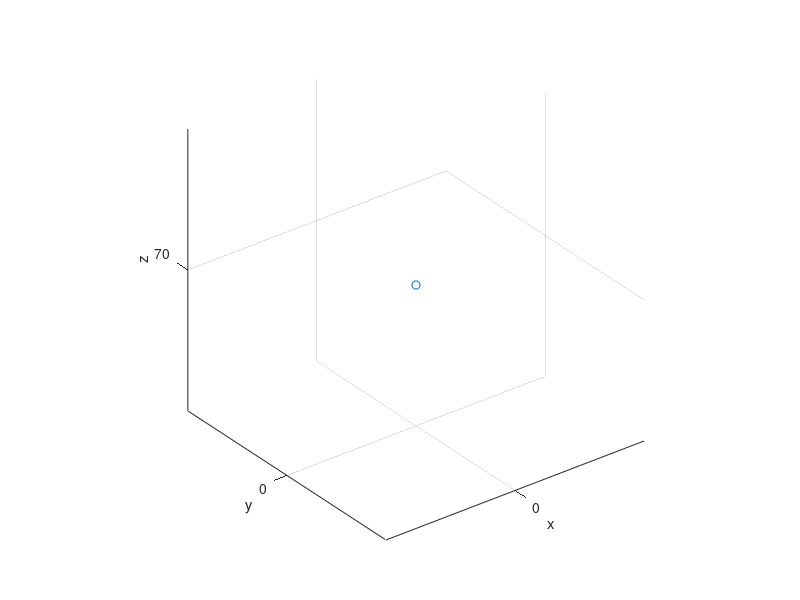

Write the MATLAB code that produced this figure. (Note: this script raises an error after producing the figure.)
%2023/03/27
%多光束
%规定：光线方向向量与光线传播方向一致
%长度单位均为mm
clc;format compact;clear;close all
%仪器布置
%1.光源
PVs=[0,0,70];
figure;
set(gcf,'position',[140 80 800 500]); %后两个是分辨率，再大好像没用
set(gca,'position',[0.07,0.1,0.9,0.85]); %后两个是图片占figure的比例
plot3(PVs(1),PVs(2),PVs(3),'o');
hold on;grid on;axis equal
xlabel('x');ylabel('y');zlabel('z');
%2.球面镜1(准直)
PVb1=[20,-152.4,70];R1=304.8;%球心与半径
aperture1=25.4;theta_b1M=asind(aperture1./(2.*R1));%口径与张角
%先画一个球心在原点的顶朝上球面镜
phi_b1=linspace(0,360,31);
theta_b1=linspace(0,theta_b1M,31);
zphi_b1=90;ytheta_b1=90; %姿态参数
%旋转+平移
[bx1,by1,bz1]=ball_transform(PVb1,R1,phi_b1,theta_b1,zphi_b1,ytheta_b1);
surf(bx1,by1,bz1, ...
    'FaceColor','interp','EdgeColor','none');
%3.光栅
PVg1=[40,0,70];%中心位置
lx_g1=25;ly_g1=25;%平铺时的长宽尺寸
zphi_g1=90;ytheta_g1=90; %姿态参数
d=1/1200;%光栅常数,300条/mm
theta_blazed=36+52/60;%闪耀角
%旋转+平移
[px1,py1,pz1,DVg1]=plane_transform(PVg1,lx_g1,ly_g1,zphi_g1,ytheta_g1);
surf(px1,py1,pz1, ...
    'FaceColor',0.7647+zeros(1,3),'EdgeColor','none');
%4.球面镜2(会聚)
PVb2=[150,-152.4,70];R2=304.8;%球心与半径
aperture2=25.4;theta_b2M=asind(aperture2./(2.*R2));%口径与张角
%先画一个球心在原点的顶朝上球面镜
phi_b2=linspace(0,360,31);
theta_b2=linspace(0,theta_b2M,31);
zphi_b2=90;ytheta_b2=90; %姿态参数
%旋转+平移
[bx2,by2,bz2]=ball_transform(PVb2,R2,phi_b2,theta_b2,zphi_b2,ytheta_b2);
surf(bx2,by2,bz2, ...
    'FaceColor','interp','EdgeColor','none');
%5.ccd或狭缝或观察屏detector
PVd1=[110,0,70];%中心位置
lx_d1=25;ly_d1=25;%平铺时的长宽尺寸
zphi_d1=90;ytheta_d1=90; %姿态参数
%旋转+平移
[px2,py2,pz2,DVd1]=plane_transform(PVd1,lx_d1,ly_d1,zphi_d1,ytheta_d1);
surf(px2,py2,pz2, ...
    'FaceColor','interp','EdgeColor','none');
%----------------------------------------------
%光线追迹
%1.入射光线1
theta_i=1.5;%发散角
phi_i=linspace(0,360,7);%一圈上等角度间隔取点
[PHI_i,THETA_i]=meshgrid(phi_i,theta_i);
sx_i=sind(THETA_i).*cosd(PHI_i);
sy_i=sind(THETA_i).*sind(PHI_i);
sz_i=cosd(THETA_i);
DVi_set=(rotationmat(83,90)*[sx_i;sy_i;sz_i])';%旋转
%复色光颜色参数
% lambda=[400e-6 500e-6 600e-6 700e-6]';%列向量
lambda=[850e-6]';%列向量
lambda_blazed_set=zeros(size(lambda));
for jj=1:size(DVi_set,1)
    DVi1=DVi_set(jj,:);
    %2.入射光线1与球1交点
    PVn1=lbcross(DVi1,PVs,PVb1,R1);%交点
    %判断是否在球面镜上
    flag_n1=onBallMirror(PVn1,PVb1,R1,theta_b1M,zphi_b1,ytheta_b1);
    plot3([PVs(1),PVn1(1)],[PVs(2),PVn1(2)],[PVs(3),PVn1(3)], ...
        'Color','k','LineWidth',1,'Marker','.');%入射光线1
    DVn1=balln(PVn1,PVb1);%法向量
    %3.反射光线1到入射光线2, DVr1-->DVi2,PVn1-->PVi2
    PVr1=reflect(PVs,DVn1,PVn1);%反射光线上一点
    DVi2=PVr1-PVn1;% DVr1(略)-->DVi2
    PVi2=PVn1;
    %4.入射光线2与光栅的交点
    PVn2=lmcross(DVi2,PVi2,DVg1,PVg1);
    flag_n2=onPlaneMirror(PVn2,PVg1,lx_g1,ly_g1,zphi_g1,ytheta_g1);
    plot3([PVi2(1),PVn2(1)],[PVi2(2),PVn2(2)],[PVi2(3),PVn2(3)], ...
        'Color','k','LineWidth',1,'Marker','.');%入射光线2
    %5.反射光线2到入射光线3,DVr2-->DVi3,PVn2-->PVi3
    m=-1;%干涉级次
    [PVr2,theta_i2]=grating_reflect(m,d,lambda,PVi2,DVg1,PVn2);%矩阵每行是不同波长对应的反射光线上一点坐标
    for ii=1:length(lambda)
    plot3([PVn2(1),PVr2(ii,1)],[PVn2(2),PVr2(ii,2)],[PVn2(3),PVr2(ii,3)], ...
        'Color','k','LineWidth',1,'Marker','.');%入射光线3
    end %debug
    lambda_blazed_set(jj,1)=grating_blaze(m,d,theta_blazed,theta_i2);%计算闪耀波长
    DVi3=PVr2-PVn2;% DVr2(略)-->DVi3
    PVi3=PVn2;
    %6.入射光线3与球3交点
    PVn3=zeros(size(DVi3));DVn3=PVn3;PVr3=PVn3;
    DVi4=PVn3;PVn4=PVn3;
%     for ii=1:length(lambda)
%         PVn3(ii,:)=lbcross(DVi3(ii,:),PVi3,PVb2,R2);%暂时没考虑没有交点的情况
%         flag_n3=onBallMirror(PVn3(ii,:),PVb2,R2,theta_b2M,zphi_b2,ytheta_b2);
% %         if flag_n3==0
% %             continue
% %         end
%         lightcolor=getRGB(lambda(ii)*1e6);
%         plot3([PVi3(1),PVn3(ii,1)],[PVi3(2),PVn3(ii,2)],[PVi3(3),PVn3(ii,3)], ...
%             'Color',lightcolor,'LineWidth',1,'Marker','.');%入射光线3
%         DVn3(ii,:)=balln(PVn3(ii,:),PVb2);
%         %7.反射光线3到入射光线4,DVr3-->DVi4,PVn3-->PVi4
%         PVr3(ii,:)=reflect(PVi3,DVn3(ii,:),PVn3(ii,:));
%         DVi4(ii,:)=PVr3(ii,:)-PVn3(ii,:); %DVr3(略)-->DVi4
%         PVi4=PVn3;
%         %8.入射光线4与探测器的交点
%         PVn4(ii,:)=lmcross(DVi4(ii,:),PVi4(ii,:),DVd1,PVd1);
%         flag_n4=onPlaneMirror(PVn4(ii,:),PVd1,lx_d1,ly_d1,zphi_d1,ytheta_d1);
%         if flag_n4==1
%             plot3([PVi4(ii,1),PVn4(ii,1)],[PVi4(ii,2),PVn4(ii,2)],[PVi4(ii,3),PVn4(ii,3)], ...
%                 'Color',lightcolor,'LineWidth',1,'Marker','.');%入射光线4
%         end
%     end
end
%----------------------------------------------
%函数
%1.旋转矩阵函数
function Rmat=rotationmat(zphi,ytheta)
    ythetamat=[
        cosd(ytheta),0,sind(ytheta);
        0,1,0;
        -sind(ytheta),0,cosd(ytheta);];%旋转矩阵Ry,先绕y轴转θ
    zphimat=[
        cosd(zphi),-sind(zphi),0;
        sind(zphi),cosd(zphi),0;
        0,0,1;];%旋转矩阵Rz,再绕z轴转φ
    Rmat=zphimat*ythetamat;%先把两个旋转变换乘起来
end
%2画任意位置任意朝向的平面plane_transform
%input:平面中心坐标PVm,x方向长度lx,y方向长度ly,旋转角度zph,ytheta
%返回计算出来的坐标px,py,pz,和法向量用于计算直线与此平面的交点
function [px,py,pz,DVm]=plane_transform(PVm,lx,ly,zphi,ytheta)
    %思路是先画个躺在xoy平面的矩形,然后旋转再平移,与画球面镜做法相似
    [px,py]=meshgrid(linspace(-lx./2,lx./2,5),linspace(-ly./2,ly./2,5));
    pz=zeros(size(px));%纵坐标为0
    Rmat=rotationmat(zphi,ytheta);
    object=[px(1:end);py(1:end);pz(1:end)];
    temp=Rmat*object;
    px(1:end)=temp(1,:)+PVm(1);
    py(1:end)=temp(2,:)+PVm(2);
    pz(1:end)=temp(3,:)+PVm(3);
    DVm=(Rmat*[0;0;1])';%对z轴单位向量作变换
end
%3判断交点PVn在不在平面镜上
function flag=onPlaneMirror(PVn,PVm,lx,ly,zphi,ytheta)
    %旋转矩阵是正交矩阵，它的逆就等于转置，我们把给交点平移，再左乘转置
    Rmat=rotationmat(zphi,ytheta);%旋转矩阵
    PVn_ori=(Rmat')*(PVn-PVm)';
    if abs(PVn_ori(1))<=lx/2 && abs(PVn_ori(2))<=ly/2
        flag=1;
    else
        flag=0;
    end
end
%4.任意直线line与任意平面mirror的交点PVc(cross)
%input: 直线方向DVl和其上一点PVl，平面方向DVm,上面一点的位矢PVm
function PVc=lmcross(DVl,PVl,DVm,PVm)
    %几何意义:PVl到面的垂直分量是DVl方向向量的t倍
    t=dot(DVm,PVm-PVl)./dot(DVm,DVl);
    PVc=t.*DVl+PVl; %直线参数方程
end
%平面镜反射的函数
%5.某点关于线的对称点PVr(reflect)
%input: 点坐标PVi(i表示入射光线上一点)，直线方向DVl和其上一点PVl
function PVr=reflect(PVi,DVl,PVl)
    %法线与辅助平面垂直(线方向和面方向相同),PVi是辅助平面上一点
    PVc=lmcross(DVl,PVl,DVl,PVi);%线方向、位置，面方向、位置
    PVr=2.*PVc-PVi; %c是i与r的中点
%     plot3([PVc(1),PVl(1)],[PVc(2),PVl(2)],[PVc(3),PVl(3)],'--');%法线
end
%6.求直线与球的交点PVn
%input: 直线方向DVl,线上一点PVl,球心PVb,半径R
function [PVn,flag]=lbcross(DVl,PVl,PVb,R)
    DVd=PVl-PVb;
    a=dot(DVl,DVl);
    b=2.*dot(DVd,DVl);
    c=dot(DVd,DVd)-R.^2;
%     %数值求解at^2+bt+c=0
%     syms x
%     S=double(vpasolve(a.*x.^2+b.*x+c == 0, x));
    S=zeros(2,1);
    delta=b.^2-4.*a.*c;
    if delta<0
        disp('与球无交点');
        flag=0;
        return
    end
    S(1)=(-b+delta.^0.5)./(2.*a);
    S(2)=(-b-delta.^0.5)./(2.*a);
    %取大于0且绝对值最小的(前提是光线方向向量是其传播方向)
    t=min(S(S>0));
    PVn=t.*DVl+PVl;
end
%7.球上一点的法向量
%input: 球上一点,球心PVb
function DVn=balln(PVn,PVb)
    DVn=PVb-PVn;
end
%8.计算任意位置任意朝向的球面镜坐标
%input:PVb球心,R半径,取值范围phi,theta,R与theta共同决定口径
%球面镜朝向角度zphi,ytheta
function [sx,sy,sz]=ball_transform(PVb,R,phi,theta,zphi,ytheta)
    [PHI,THETA]=meshgrid(phi,theta);
    %旋转对象(一个球心在原点的顶朝上的球面镜)
    sx=R.*sind(THETA).*cosd(PHI);
    sy=R.*sind(THETA).*sind(PHI);
    sz=R.*cosd(THETA);
%     surf(sx,sy,sz, ...
%     'FaceColor','interp','EdgeColor','none');
    %旋转到想要的方向
    Rmat=rotationmat(zphi,ytheta);
    %将画图时用的三个矩阵合并,每一列的三行对应一个点的xyz坐标
    object=[sx(1:end);sy(1:end);sz(1:end)];
    %旋转变换
    temp=Rmat*object;
    %更新坐标,同时平移
    sx(1:end)=temp(1,:)+PVb(1);
    sy(1:end)=temp(2,:)+PVb(2);
    sz(1:end)=temp(3,:)+PVb(3);
end
%9.判断交点在不在球面镜上
function flag=onBallMirror(PVn,PVb,R,theta_max,zphi,ytheta)
    %旋转矩阵是正交矩阵，它的逆就等于转置，我们把给交点平移，再左乘转置
    %就得到其在初始顶朝上球面镜上的对应点
    Rmat=rotationmat(zphi,ytheta);%旋转矩阵
    PVn_ori=(Rmat')*(PVn-PVb)';
%     plot3(PVn_ori(1),PVn_ori(2),PVn_ori(3),'.');
    if PVn_ori(3)>=R*cosd(theta_max)
        flag=1;
    else
        flag=0;
    end
end
%10.光栅反射函数grating_reflect
%input:级数m,光栅常数d,波长λ(可以是一个列向量),入射光线上一点PVi,法线方向DVl,交界点PVl
function [PVgr,theta_i]=grating_reflect(m,d,lambda,PVi,DVl,PVl)
    %法线与辅助平面垂直DVl就是mirror法向量,且PVi也是辅助平面上一点
    PVc=lmcross(DVl,PVl,DVl,PVi);%线方向、位置，面方向、位置
    %求
    theta_i=acosd(dot(PVi-PVl,PVc-PVl)./(dot(PVi-PVl,PVi-PVl).*dot(PVc-PVl,PVc-PVl)).^0.5);
    theta_r=asind(sind(theta_i)-m.*lambda./d);%列向量
    scalar=tand(theta_r)./tand(theta_i);%列向量
    PVgr=scalar.*(PVc-PVi)+PVc;% 列向量.*行向量 +行向量 
end
%11.闪耀光栅闪耀波长grating_blaze(公式跟用法很相关,但结果挺接近的)
function lambda_b=grating_blaze(m,d,theta_b,theta_i)
    lambda_b=-2.*d.*cosd(theta_i+theta_b).*sind(theta_b)./m;
end
%12.波长转RGB(网上抄的,有点问题,将就着用吧)
%可以研究章佳杰色度学科普文章，自己写一个，应用光学中也有相关知识
function RGB=getRGB(dWave)
    maxPix=1;gamma=1;
    waveArea = [380,440,490,510,580,645,780];
    minusWave = [0,440,440,510,510,645,780];
    deltWave = [1,60,50,20,70,65,35];
    for p=1:length(waveArea)
        if dWave<waveArea(p)
            break
        end
    end
    pVar=abs(minusWave(p)-dWave)/deltWave(p);
    rgbs=[[0,0,0];[pVar,0,1];[0,pVar,1];[0,1,pVar];[pVar,1,0];[1,pVar,0];[1,0,0];[0,0,0]];
    %在光谱边缘处颜色变暗
    if (dWave>=380) && (dWave<420)
        alpha = 0.3+0.7*(dWave-380)/(420-380);
    elseif (dWave>=420) && (dWave<701)
        alpha = 1.0;
    elseif (dWave>=701) && (dWave<780)
        alpha = 0.3+0.7*(780-dWave)/(780-700);
    else
        alpha = 0;       %非可见区
    end
    RGB=maxPix.*(rgbs(p,:).*alpha).^gamma;
end